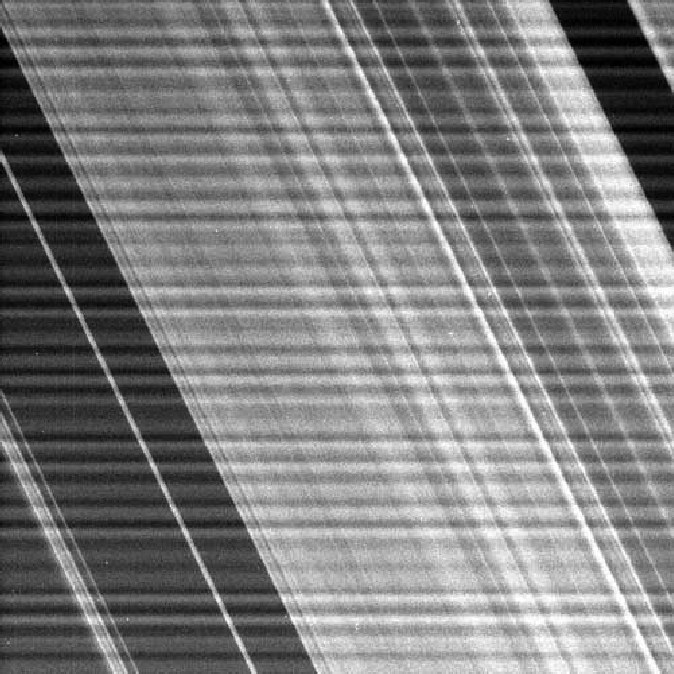
//> input picture 163337_13_2/Q2.tif, 674 x 674 px
$ ./patternerase   (built with g++ and OpenCV 4)
//> lines starting //> are read from the running program, lines starting //| are printed output that depends on the picture; after the words box and inside, x2 and y2 are one past the last pixel; in counts of white or black regions, pixels touching at a corner belong together
//> further down, src is the input picture: 674 rows x 674 cols, CV_8UC1; min 0, max 255, mean 127.9
#include "opencv2/opencv.hpp"
using namespace cv;

void shuffleDFT(Mat &src)
{
    int cX = src.cols / 2;
//> cX = 337
    int cY = src.rows / 2;
//> cY = 337

    Mat q1(src, Rect(0, 0, cX, cY));
    Mat q2(src, Rect(cX, 0, cX, cY));
    Mat q3(src, Rect(0, cY, cX, cY));
    Mat q4(src, Rect(cX, cY, cX, cY));

    Mat tmp;
    q1.copyTo(tmp);
    q4.copyTo(q1);
    tmp.copyTo(q4);
    q2.copyTo(tmp);
    q3.copyTo(q2);
    tmp.copyTo(q3);
}

void displayDFT(Mat &src)
{
    Mat image_array[2] = {Mat::zeros(src.size(), CV_32F), Mat::zeros(src.size(), CV_32F)};
    //DFT 결과 영상을 분할함
    split(src, image_array);
    Mat mag_image;
    //푸리에 변환 계수들의 절대값을 계산
    magnitude(image_array[0], image_array[1], mag_image);
    //푸리에 변환 계수들을 로그 스케일로 변환하고, 0값이 나오지 않도록 1을 더해줌
    mag_image += Scalar::all(1);
    log(mag_image, mag_image);
    //정규화
    normalize(mag_image, mag_image, 0, 1, NORM_MINMAX);
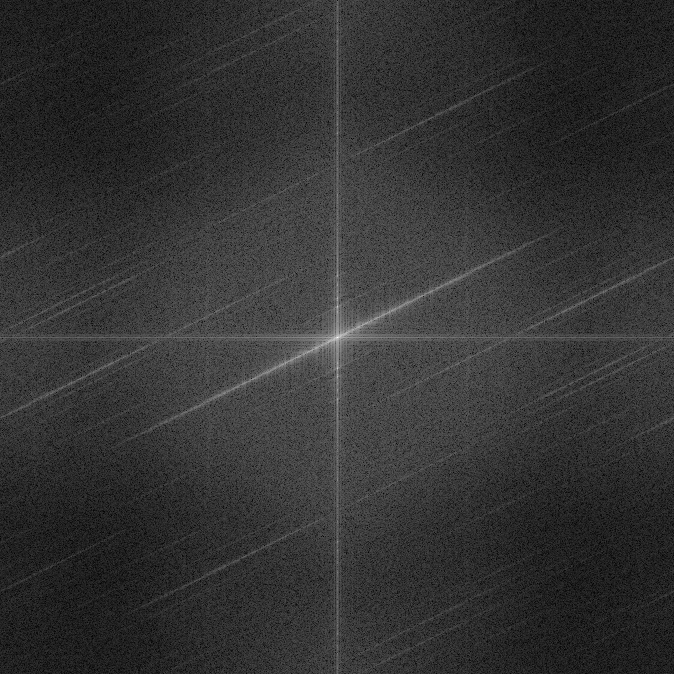
//> mag_image: 674 rows x 674 cols, CV_32FC1; min 0, max 1, mean 0.202
    imshow("DFT", mag_image);
}

Mat getFilter(Size size)
{
//> called with size = Size(674, 674)
    Mat tmp = Mat(size, CV_32F);

    for (int i = 0; i < tmp.rows; i++)
    {
        for (int j = 0; j < tmp.cols; j++)
        {
            if (j > (tmp.cols / 2 - 10) && j < (tmp.cols / 2 + 10) && i > (tmp.rows / 2 + 10))
                tmp.at<float>(i, j) = 0;
            else if (j > (tmp.cols / 2 - 10) && j < (tmp.cols / 2 + 10) && i < (tmp.rows / 2 - 10))
                tmp.at<float>(i, j) = 0;
            else
                tmp.at<float>(i, j) = 1;
        }
    }
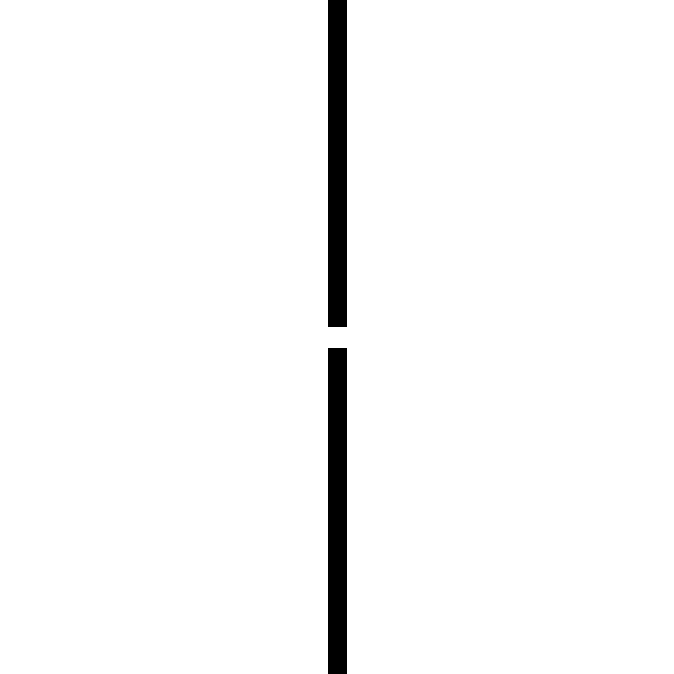
//> tmp: 674 rows x 674 cols, CV_32FC1; values 0 (black) and 1 (white), 97.3% white; 2 black regions, box (x1, y1, x2, y2) and area: (328, 0, 347, 327) 6213, (328, 348, 347, 674) 6194

    Mat toMerge[] = {tmp, tmp};
    Mat filter;
    merge(toMerge, 2, filter);

    return filter;
}

Mat getFilter2(Size size)
{
    Mat tmp = Mat(size, CV_32F);

    for (int i = 0; i < tmp.rows; i++)
    {
        for (int j = 0; j < tmp.cols; j++)
        {
            if (j > (tmp.cols / 2 - 10) && j < (tmp.cols / 2 + 10) && i > (tmp.rows / 2 + 10))
                tmp.at<float>(i, j) = 1;
            else if (j > (tmp.cols / 2 - 10) && j < (tmp.cols / 2 + 10) && i < (tmp.rows / 2 - 10))
                tmp.at<float>(i, j) = 1;
            else
                tmp.at<float>(i, j) = 0;
        }
    }

    Mat toMerge[] = {tmp, tmp};
    Mat filter;
    merge(toMerge, 2, filter);

    return filter;
}

void patternErase(Mat src)
{
    Mat src_float, dft_image;

    //실수 영상으로 변환
    src.convertTo(src_float, CV_32FC1, 1.0 / 255.0);
    dft(src_float, dft_image, DFT_COMPLEX_OUTPUT);
    shuffleDFT(dft_image);
    displayDFT(dft_image);

    Mat lowpass = getFilter(dft_image.size());
    Mat result;

    multiply(dft_image, lowpass, result);
    displayDFT(result);
//> in displayDFT (call 2), `normalize(mag_image, mag_image, 0, 1, NORM_MINMAX);`:
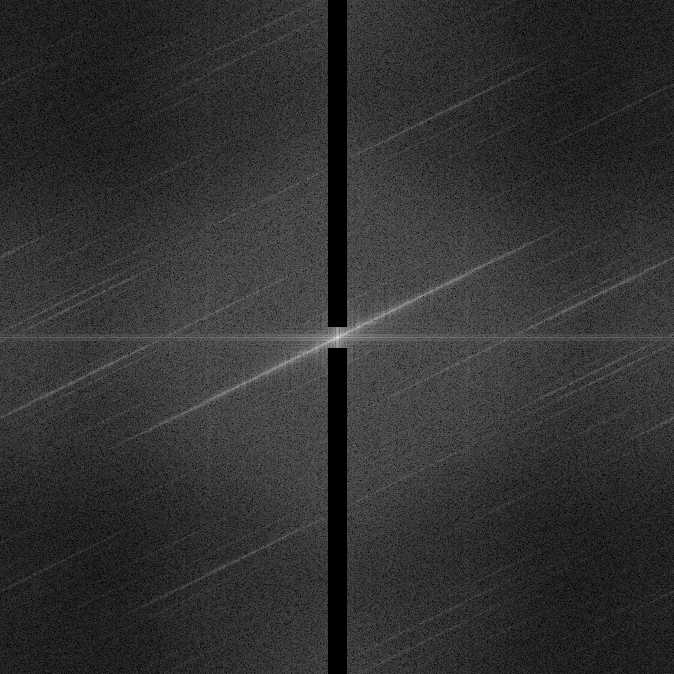
//> mag_image: 674 rows x 674 cols, CV_32FC1; min 0, max 1, mean 0.194

    Mat inverted_image;

    shuffleDFT(result);
    idft(result, inverted_image, DFT_SCALE | DFT_REAL_OUTPUT);
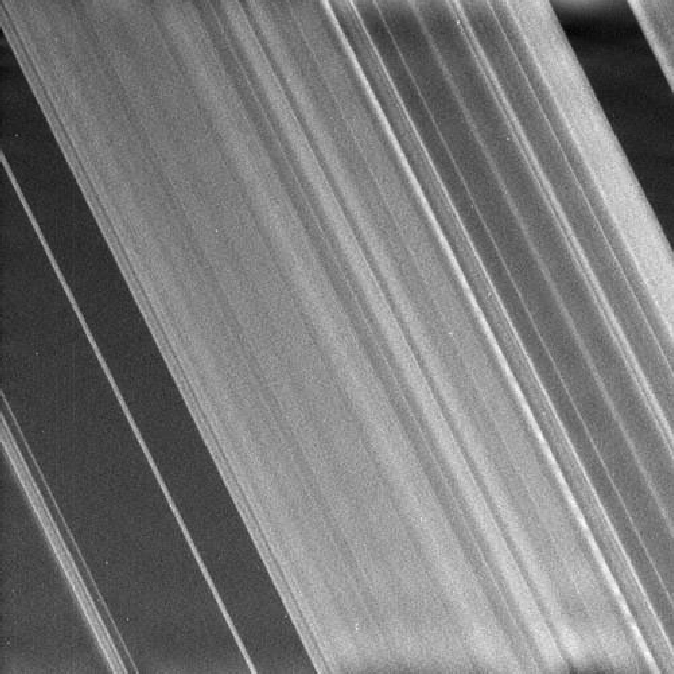
//> inverted_image: 674 rows x 674 cols, CV_32FC1; min -0.0671, max 1.11, mean 0.502; drawn with min black and max white
    imshow("inverted", inverted_image);
}

void patternErase2(Mat src)
{
    Mat src_float, dft_image;

    //실수 영상으로 변환
    src.convertTo(src_float, CV_32FC1, 1.0 / 255.0);
    dft(src_float, dft_image, DFT_COMPLEX_OUTPUT);
    shuffleDFT(dft_image);
    displayDFT(dft_image);

    Mat lowpass = getFilter2(dft_image.size());
    Mat result;

    multiply(dft_image, lowpass, result);
    displayDFT(result);
//> in displayDFT (call 4), `normalize(mag_image, mag_image, 0, 1, NORM_MINMAX);`:
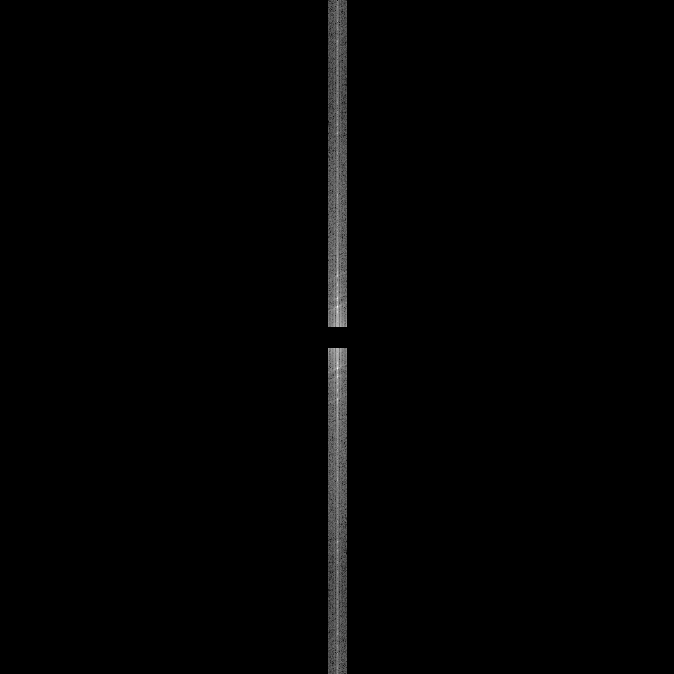
//> mag_image: 674 rows x 674 cols, CV_32FC1; min 0, max 1, mean 0.0102

    Mat inverted_image;

    shuffleDFT(result);
    idft(result, inverted_image, DFT_SCALE | DFT_REAL_OUTPUT);
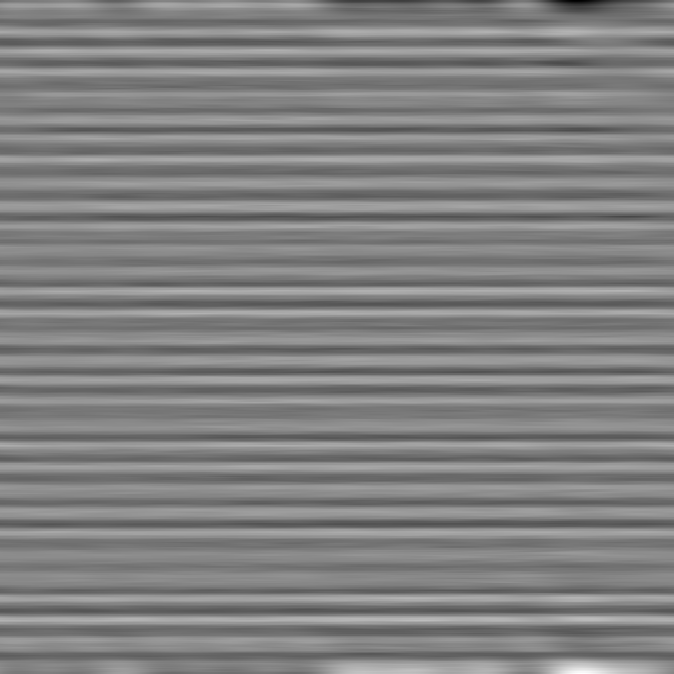
//> inverted_image: 674 rows x 674 cols, CV_32FC1; min -0.475, max 0.462, mean -6.72e-11; drawn with min black and max white
    imshow("inverted", inverted_image);
}

int main()
{
    Mat src = imread("Q2.tif", IMREAD_GRAYSCALE);
    imshow("Original", src);

    patternErase(src);
    patternErase2(src);

    while (1)
    {
        int key = waitKey();
//> the 'q' key is pressed
        if (key == 'q')
            return 0;
//> (the program exits here)
